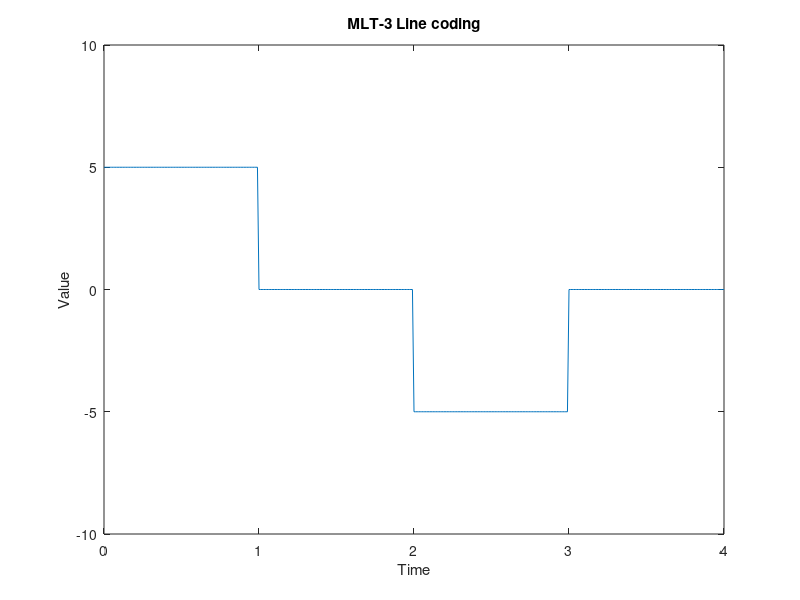

Write the MATLAB code that produced this figure.
clc
clear all
bit=[1 1 1 1]
bd=1;
fs=100;
T=bd*length(bit);
state=[0 5 0 -5];
k=1;
t=0:bd/fs:T
x=zeros(1,length(t));
for i=1:length(bit);
  if(bit(i)==0)
   x((i-1)*fs+1:i*fs)=state(k);
 else
     k=k+1;
     if(k>4)
        k=1;
     endif
     x((i-1)*fs+1:i*fs)=state(k);
  endif
endfor
plot(t,x);
xlim([0,T]);
ylim([-10 ,10])
xlabel('Time');
ylabel('Value');
title('MLT-3 Line coding');


